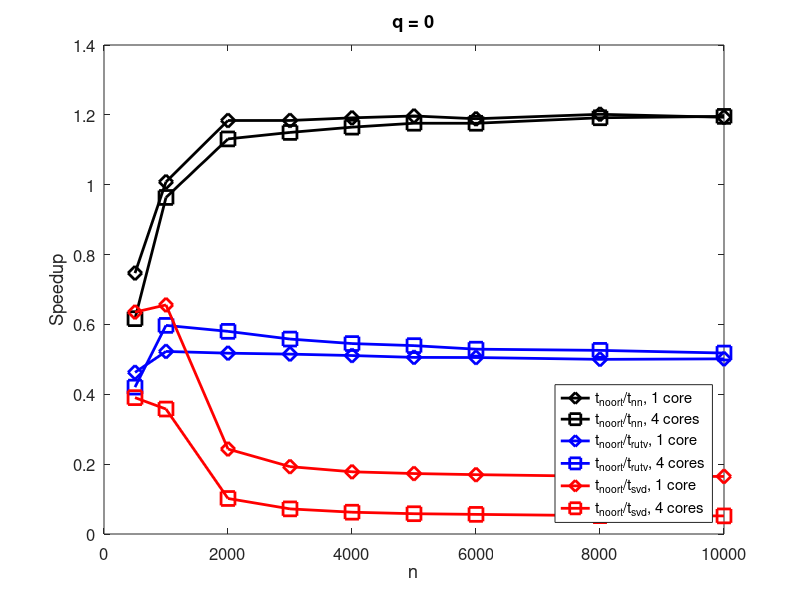

MATLAB code for this plot: (Note: this script raises an error after producing the figure.)
clear

%%%%%%%%%%%%%%%%%%%%%%%%%%%%%%%% data %%%%%%%%%%%%%%%%%%%%%%%%%%%%%%%%%%
n = [500,1000,2000,3000,4000,5000,6000,8000,10000]; 

svd_1c = [6.41e-02 4.29e-01 6.79e+00 2.67e+01 6.54e+01 1.29e+02 2.23e+02 5.41e+02 1.04e+03]; 

svd_4c = [9.76e-02 3.69e-01 6.62e+00 2.67e+01 6.57e+01 1.30e+02 2.26e+02 5.45e+02 1.05e+03]; 

nn_1c_q0 = [ 8.30e-02 2.40e-01 1.36e+00 4.35e+00 9.82e+00 1.88e+01 3.23e+01 7.49e+01 1.45e+02]; 

nn_4c_q0 = [6.18e-02 1.37e-01 5.95e-01 1.67e+00 3.52e+00 6.42e+00 1.08e+01 2.40e+01 4.55e+01]; 

noort_1c_q0 =  [6.20e-02 2.42e-01 1.61e+00 5.15e+00 1.17e+01 2.25e+01 3.84e+01 9.00e+01 1.73e+02]; 

noort_4c_q0 = [3.81e-02 1.32e-01 6.73e-01 1.92e+00 4.10e+00 7.55e+00 1.27e+01 2.86e+01 5.44e+01]; 

rutv_1c_q0 = [1.34e-01 4.63e-01 3.11e+00 1.00e+01 2.29e+01 4.45e+01 7.60e+01 1.80e+02 3.45e+02]; 

rutv_4c_q0 = [9.06e-02 2.21e-01 1.16e+00 3.44e+00 7.52e+00 1.40e+01 2.40e+01 5.44e+01 1.05e+02]; 

nn_1c_q1 =  [9.70e-02 2.92e-01 1.82e+00 5.87e+00 1.35e+01 2.57e+01 4.44e+01 1.04e+02 2.00e+02]; 

nn_4c_q1 = [5.25e-02 1.40e-01 7.33e-01 2.13e+00 4.58e+00 8.48e+00 1.44e+01 3.25e+01 6.20e+01]; 

noort_1c_q1 = [7.72e-02 3.01e-01 2.08e+00 6.73e+00 1.55e+01 2.99e+01 5.10e+01 1.20e+02 2.32e+02]; 

noort_4c_q1 = [7.78e-02 1.67e-01 8.05e-01 2.36e+00 5.16e+00 9.58e+00 1.62e+01 3.69e+01 7.12e+01]; 

rutv_1c_q1 = [9.61e-02 5.03e-01 3.56e+00 1.16e+01 2.66e+01 5.14e+01 8.84e+01 2.08e+02 4.02e+02]; 

rutv_4c_q1 = [9.76e-02 2.34e-01 1.30e+00 3.90e+00 8.58e+00 1.61e+01 2.76e+01 6.29e+01 1.21e+02]; 
 
nn_1c_q2 = [1.06e-01 3.44e-01 2.28e+00 7.41e+00 1.71e+01 3.32e+01 5.69e+01 1.34e+02 2.60e+02]; 

nn_4c_q2 = [7.87e-02 1.74e-01 8.64e-01 2.59e+00 5.63e+00 1.05e+01 1.79e+01 4.08e+01 7.86e+01]; 

noort_1c_q2 = [1.10e-01 3.76e-01 2.56e+00 8.33e+00 1.93e+01 3.70e+01 6.34e+01 1.49e+02 2.89e+02]; 

noort_4c_q2 = [5.37e-02 1.70e-01 9.47e-01 2.81e+00 6.22e+00 1.16e+01 1.98e+01 4.51e+01 8.73e+01]; 

rutv_1c_q2 = [1.57e-01 5.72e-01 4.04e+00 1.32e+01 3.04e+01 5.83e+01 1.00e+02 2.37e+02 4.64e+02]; 

rutv_4c_q2 = [5.68e-02 2.39e-01 1.43e+00 4.36e+00 9.62e+00 1.81e+01 3.12e+01 7.10e+01 1.37e+02]; 

%%%%%%%%%%%%%%%%%%%%%%%%%%%%%% plot %%%%%%%%%%%%%%%%%%%%%%%%%%%%%%%%%%%%

figure(1);
p1 = plot(n, noort_1c_q0 ./ nn_1c_q0, 'kd-',...
	n, noort_4c_q0 ./ nn_4c_q0,'ks-',...
	n, noort_1c_q0 ./ rutv_1c_q0,'bd-',...
	n, noort_4c_q0 ./ rutv_4c_q0, 'bs-',...
	n, noort_1c_q0 ./ svd_4c,'rd-',...
	n, noort_4c_q0 ./ svd_4c,'rs-');
ax = gca;
set(ax,'fontsize',12);
set(p1,'LineWidth',2,'MarkerSize',10);
xlabel('n');
ylabel('Speedup');
legend('t_{noort}/t_{nn}, 1 core',...
	't_{noort}/t_{nn}, 4 cores',...
	't_{noort}/t_{rutv}, 1 core',...
	't_{noort}/t_{rutv}, 4 cores',...
	't_{noort}/t_{svd}, 1 core',...
	't_{noort}/t_{svd}, 4 cores');
legend('Location','SouthEast');
title('q = 0');
yl = ylim; % get limits on y axis for later
ax.YGrid = 'on';

%%%%%%%%%%
figure(2);
p2 = plot(n, noort_1c_q1 ./ nn_1c_q1, 'kd-',...
	n, noort_4c_q1 ./ nn_4c_q1,'ks-',...
	n, noort_1c_q1 ./ rutv_1c_q1,'bd-',...
	n, noort_4c_q1 ./ rutv_4c_q1, 'bs-',...
	n, noort_1c_q1 ./ svd_4c,'rd-',...
	n, noort_4c_q1 ./ svd_4c,'rs-');
ax = gca;
set(ax,'fontsize',12);
set(p2,'LineWidth',2,'MarkerSize',10);
xlabel('n');
ylabel('Speedup');
title('q = 1');
ylim(yl);
ax.YGrid = 'on';

%%%%%%%%%%
figure(3);
p3 = plot(n, noort_1c_q2 ./ nn_1c_q2, 'kd-',...
	n, noort_4c_q2 ./ nn_4c_q2,'ks-',...
	n, noort_1c_q2 ./ rutv_1c_q2,'bd-',...
	n, noort_4c_q2 ./ rutv_4c_q2, 'bs-',...
	n, noort_1c_q2 ./ svd_4c,'rd-',...
	n, noort_4c_q2 ./ svd_4c,'rs-');
ax = gca;
set(ax,'fontsize',12);
set(p3,'LineWidth',2,'MarkerSize',10);
xlabel('n');
ylabel('Speedup');
title('q = 2');
ylim(yl);
ax.YGrid = 'on';
